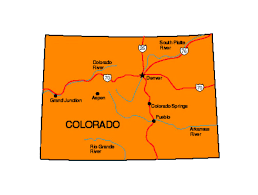
#> input picture images.png, 258 x 195 px
$ python rotate_image.py
#> lines starting #> are read from the running program, lines starting #| are printed output that depends on the picture
import cv2
import os

def rotate_image(img, angle):
    """Rotate image based on angle."""
    if angle == 90:
        return cv2.rotate(img, cv2.ROTATE_90_CLOCKWISE)
    elif angle == 180:
        return cv2.rotate(img, cv2.ROTATE_180)
    elif angle == 360:
        return img.copy()  # No change
    else:
        raise ValueError("Invalid angle selected!")

def main():
    print("===== IMAGE ROTATION TOOL =====")

    image_path = input("Enter image path: ").strip()
#> the answer given: images.png

    # Check file exists
    if not os.path.exists(image_path):
        print("❌ Error: File not found!")
        return

    # Try loading image
    img = cv2.imread(image_path)
#> img is the input picture: shape (195, 258, 3); mean B, G, R 147.2, 199.4, 247.5
    if img is None:
        print("❌ Error: Unable to read the image! Check file format.")
        return

    # Rotation menu
    print("\nSelect rotation angle:")
    print("1. 90°")
    print("2. 180°")
    print("3. 360°")

    choice = input("Enter choice (1/2/3): ").strip()
#> the answer given: 1

    angle_map = {"1": 90, "2": 180, "3": 360}

    if choice not in angle_map:
        print("❌ Invalid choice!")
        return

    angle = angle_map[choice]

    # Rotate image
    rotated_img = rotate_image(img, angle)
#> in rotate_image, `return cv2.rotate(img, cv2.ROTATE_90_CLOCKWISE)`:
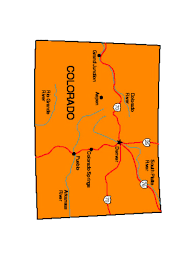
#> returned value: shape (258, 195, 3); mean of channels 0, 1, 2 147.2, 199.4, 247.5; drawn as B, G, R

    # Auto-generate save name based on original file
    folder = os.path.dirname(image_path)
    base = os.path.splitext(os.path.basename(image_path))[0]
    output_path = os.path.join(folder, f"{base}_rotated_{angle}.png")

    # Save rotated image
    cv2.imwrite(output_path, rotated_img)

    print(f"\n✅ Image rotated by {angle}° successfully!")
    print(f"📁 Saved as: {output_path}")

if __name__ == "__main__":
    main()

$ run again, on rotated_image.png
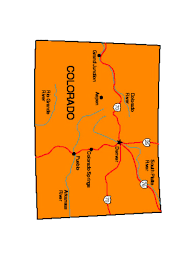
#> input picture rotated_image.png, 195 x 258 px
#> in main, img is the input picture: shape (258, 195, 3); mean B, G, R 147.2, 199.4, 247.5
#> in rotate_image, `return cv2.rotate(img, cv2.ROTATE_90_CLOCKWISE)`:
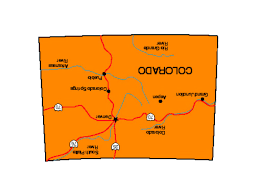
#> returned value: shape (195, 258, 3); mean of channels 0, 1, 2 147.2, 199.4, 247.5; drawn as B, G, R

$ run again, on .jpg
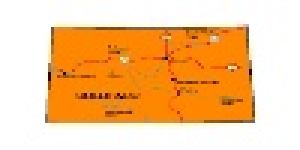
#> input picture .jpg, 100 x 50 px (shown 3 times larger)
#> in main, img is the input picture: shape (50, 100, 3); mean B, G, R 147.9, 199.4, 246.3
#> in rotate_image, `return cv2.rotate(img, cv2.ROTATE_90_CLOCKWISE)`:
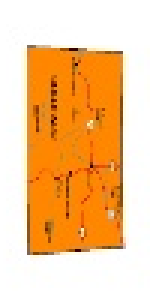
#> returned value: shape (100, 50, 3) (shown 3 times larger); mean of channels 0, 1, 2 147.9, 199.4, 246.3; drawn as B, G, R
